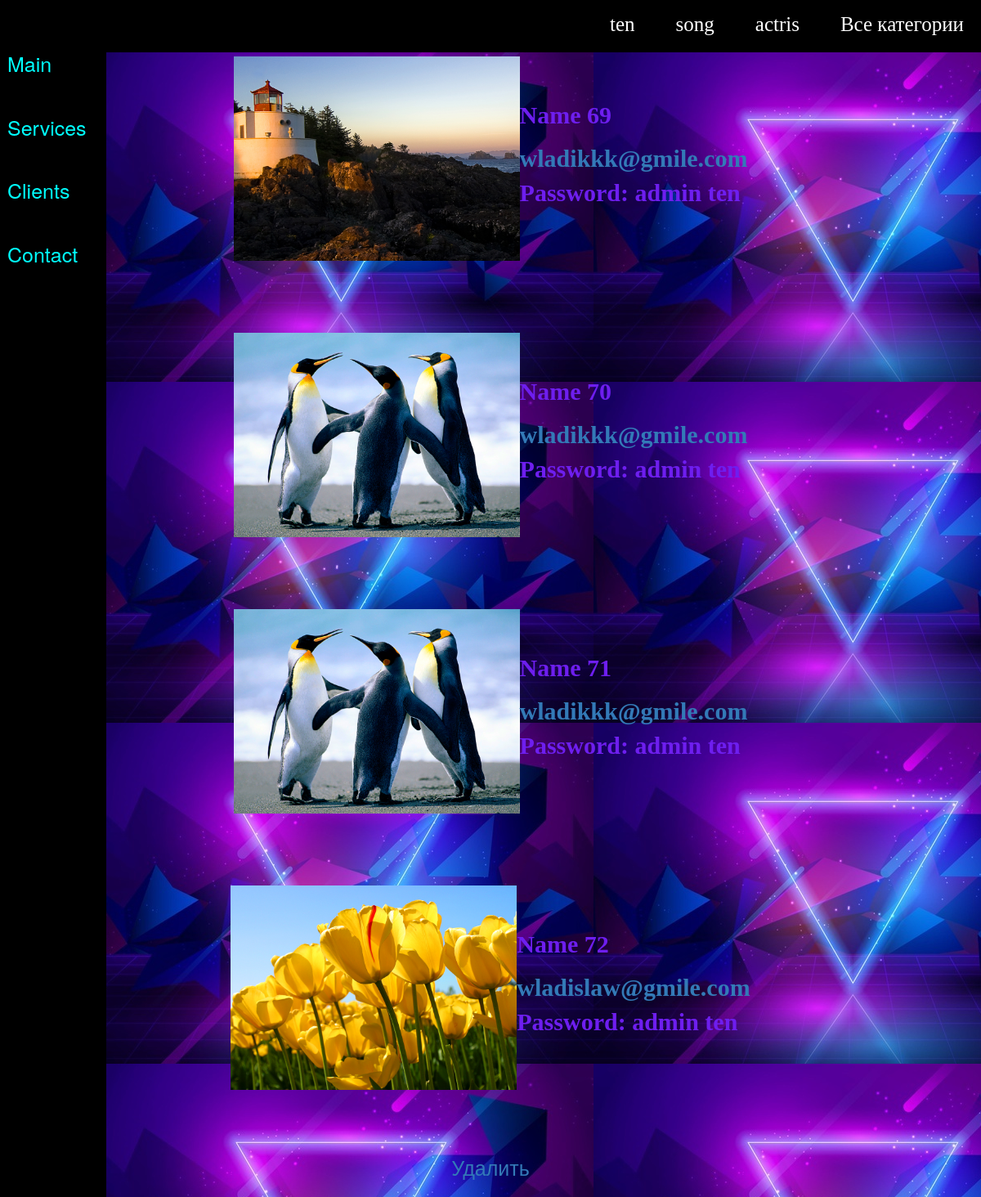
Screenshot of /category/3/ with the database file from the repository.
### djamshut/models.py (models this page shows, shortened)
class Category(models.Model):
    name = models.CharField(max_length=100, db_index=True)
    def __str__(self):
        return self.name
    def get_absolute_url(self):
        return reverse('category', kwargs={'cat_id': self.pk})

class Regis(models.Model):
    name = models.EmailField()
    password = models.CharField(max_length=256)
    category = models.ForeignKey('Category', on_delete=models.PROTECT, null=True)
    photo = models.ImageField(upload_to="photos/%Y/%m/%d/", verbose_name="Фото")
    def get_absolute_url(self):
        return reverse('form', kwargs={'form_id': self.pk})

### djamshut/views.py (the view)
# urls.py: path('category/<int:cat_id>/', views.name_id2, name='category'),
def name_id2(request, cat_id):
    form = Regis.objects.filter(category_id=cat_id)
    context = {
        'form': form,
        'cat_id': cat_id,
        'cat_selected': cat_id,
    }
    return render(request, 'djamshut/clients.html',context=context)

### djamshut/templatetags/regis_tags.py (called while the page is built)
@register.inclusion_tag('djamshut/list_cateories.html')
def show_categories(sort=None, cat_selected=0):
    if not sort:
        cats = Category.objects.all()
    else:
        cats = Category.objects.order_by(sort)
    return {"cats": cats, "cat_selected": cat_selected}

### djamshut/templates/djamshut/clients.html
{% extends 'djamshut/base.html'%}
{% block content %}
{% load regis_tags%}
    <div>
    {% for i in form %}
        <div>
             <form>
                <table class="btn text-info">
                    <tr>
                        <th>
                            <img src="{{i.photo.url}}" width="350" height="250">
                        </th>
                        <th>
                            <p> Name {{i.pk}}</p><a href="{{ i.get_absolute_url }}">{{i.name}}</a>
                            <p>Password: {{i.password}} {{i.category}}</p>
                        </th>
                    </tr>
                </table>
             </form>
        </div>
    {% endfor %}
    <div>
        <h1><a href="/delete/1">Удалить</a></h1>
    </div>
    </div>
{% endblock %}

### djamshut/templates/djamshut/list_cateories.html
{% for c in cats %}
	{% if c.pk == cat_selected %}
		<li class="selected">{{c.name}}</li>
	{% else %}
		<li><a href="{{ c.get_absolute_url }}">{{c.name}}</a></li>
	{% endif %}
{% endfor %}

### djamshut/static/djigit/css/style.css (style rules this page uses)
.top a { margin-top:30px ; padding: 10px 1px 2px 9px; text-decoration: none; font-size: 25px; color: white; display: inline; font-family: "Bodoni MT"; }
.top li { display: inline; float: right; margin-left: 20px; margin-top: 10px; margin-right: 20px; }
form { text-align: center; text-decoration-color: #f2f2f2; margin-left: 0px; margin-top: 50px; width: 100%; padding: 12px 20px; box-sizing: border-box; font-size: 25px; }
body { background-image: url("neon-lights-background-theme_52683-44625.jpg"); background-repeat: revert; background-position: 100px 50px; background-size: auto ; }
.text-info { font-size: 30px; font-family: "Agency FB"; color: #42e5d1; }
p { font-size:30px; font-family: "JetBrains Mono"; color: #6e1eef; }
h1 { text-align: center; margin-left: 0px; margin-top: 50px; width: 100%; padding: 12px 20px; box-sizing: border-box; font-size: 25px; color: hotpink; }

### rows the page displays
Category: name "actris"
Category: name "song"
Category: name "ten"
Regis: photo (picture), pk "69", name "wladikkk@gmile.com", password "admin", category "ten"
Regis: photo (picture), pk "70", name "wladikkk@gmile.com", password "admin", category "ten"
Regis: photo (picture), pk "71", name "wladikkk@gmile.com", password "admin", category "ten"
Regis: photo (picture), pk "72", name "wladislaw@gmile.com", password "admin", category "ten"
